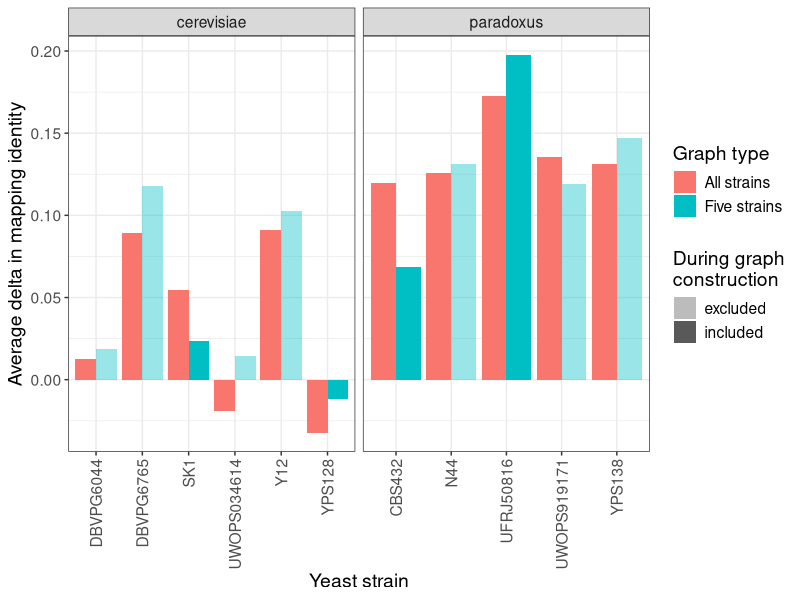
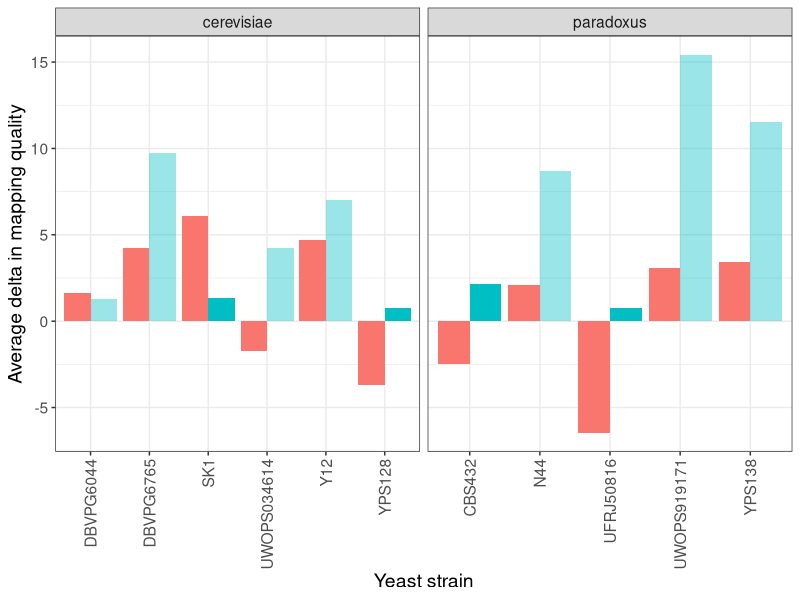
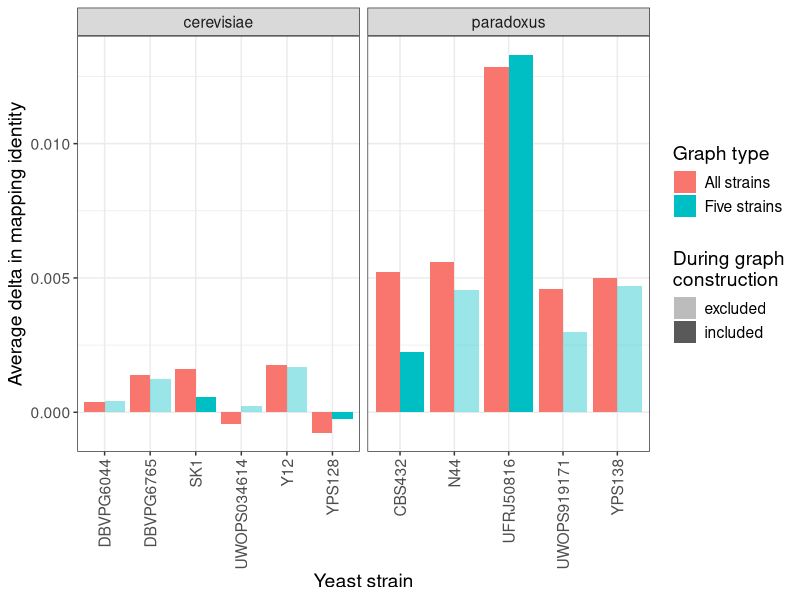
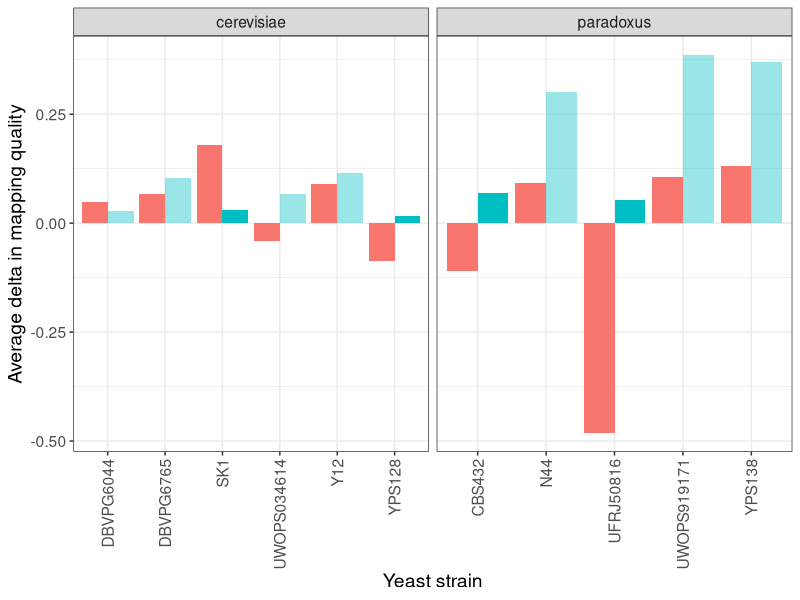

Write the R code that produced these figures, in order.
library(tidyverse)

########################
#SV genotyping SV reads#
########################

data_four <- read_tsv("data/yeast/four.strains.ids_and_mapqs.different.mean.tsv", col_names=c("strain", "cactus_id", "vcf_id", "linear_id", "cactus_mapq", "vcf_mapq", "linear_mapq"))
data_all <- read_tsv("data/yeast/all.strains.ids_and_mapqs.different.mean.tsv", col_names=c("strain", "cactus_id", "vcf_id", "linear_id", "cactus_mapq", "vcf_mapq", "linear_mapq"))

four <- data_four %>%
  mutate(clade=ifelse(strain %in% c("UWOPS919171","UFRJ50816","YPS138","N44","CBS432"), 'paradoxus', 'cerevisiae')) %>%
  mutate(ingraph=ifelse(strain %in% c("UFRJ50816", "YPS128", "CBS432", "SK1", "S288c"), 'included', 'excluded')) %>%
  mutate(graph = "Five strains")

all <- data_all %>%
  mutate(clade=ifelse(strain %in% c("UWOPS919171","UFRJ50816","YPS138","N44","CBS432"), 'paradoxus', 'cerevisiae')) %>%
  mutate(ingraph='included') %>%
  mutate(graph = "All strains")

total <- rbind(four, all) %>%
  mutate(diff_id = cactus_id - vcf_id) %>%
  mutate(diff_mapq = cactus_mapq - vcf_mapq)

# Mapping identity plot
pdf('pdf/yeast-genotyping-identity-SVregions.pdf', 6, 4)
total %>%
  ggplot(aes(x=strain, y=diff_id, fill=graph, alpha=ingraph)) +
  geom_col(position=position_dodge()) +
  scale_alpha_discrete(range=c(.4, 1)) +
  facet_grid(~clade, scales='free') +
  labs(fill="Graph type", alpha="During graph\nconstruction",
       x="Yeast strain",
       y="Average delta in mapping identity") +
  theme_bw() +
  theme(axis.text.x = element_text(angle = 90, vjust = 0.5, hjust = 1),
        text=element_text(size=14))
dev.off()

pdf('pdf/yeast-genotyping-quality-SVregions.pdf', 4, 4)
total %>%
  ggplot(aes(x=strain, y=diff_mapq, fill=graph, alpha=ingraph)) +
  geom_col(position=position_dodge()) +
  scale_alpha_discrete(range=c(.4, 1)) +
  facet_grid(~clade, scales='free') +
  labs(fill="Graph type", alpha="During graph\nconstruction",
       x="Yeast strain",
       y="Average delta in mapping quality") +
  theme_bw() +
  guides(fill=FALSE, alpha=FALSE) + 
  theme(axis.text.x = element_text(angle = 90, vjust = 0.5, hjust = 1),
        text=element_text(size=14))
dev.off()

mean(total[total$graph == "Five strains", ]$diff_id)
mean(total[total$graph == "All strains", ]$diff_id)

mean(total[total$graph == "Five strains" & total$clade == "cerevisiae", ]$diff_id)
mean(total[total$graph == "Five strains" & total$clade == "paradoxus", ]$diff_id)
mean(total[total$graph == "All strains" & total$clade == "cerevisiae", ]$diff_id)
mean(total[total$graph == "All strains" & total$clade == "paradoxus", ]$diff_id)

mean(total[total$graph == "Five strains", ]$diff_mapq)
mean(total[total$graph == "All strains", ]$diff_mapq)

#########################
#SV genotyping all reads#
#########################

data_four <- read_tsv("data/yeast/four.strains.ids_and_mapqs.mean.tsv", col_names=c("strain", "cactus_id", "vcf_id", "linear_id", "cactus_mapq", "vcf_mapq", "linear_mapq"))
data_all <- read_tsv("data/yeast/all.strains.ids_and_mapqs.mean.tsv", col_names=c("strain", "cactus_id", "vcf_id", "linear_id", "cactus_mapq", "vcf_mapq", "linear_mapq"))

four <- data_four %>%
  mutate(clade=ifelse(strain %in% c("UWOPS919171","UFRJ50816","YPS138","N44","CBS432"), 'paradoxus', 'cerevisiae')) %>%
  mutate(ingraph=ifelse(strain %in% c("UFRJ50816", "YPS128", "CBS432", "SK1", "S288c"), 'included', 'excluded')) %>%
  mutate(graph = "Five strains")

all <- data_all %>%
  mutate(clade=ifelse(strain %in% c("UWOPS919171","UFRJ50816","YPS138","N44","CBS432"), 'paradoxus', 'cerevisiae')) %>%
  mutate(ingraph='included') %>%
  mutate(graph = "All strains")

total <- rbind(four, all) %>%
  mutate(diff_id = cactus_id - vcf_id) %>%
  mutate(diff_mapq = cactus_mapq - vcf_mapq)

# Mapping identity plot
pdf('pdf/yeast-genotyping-identity-allregions.pdf', 6, 4)
total %>%
  ggplot(aes(x=strain, y=diff_id, fill=graph, alpha=ingraph)) +
  geom_col(position=position_dodge()) +
  scale_alpha_discrete(range=c(.4, 1)) +
  facet_grid(~clade, scales='free') +
  labs(fill="Graph type", alpha="During graph\nconstruction",
       x="Yeast strain",
       y="Average delta in mapping identity") +
  theme_bw() +
  theme(axis.text.x = element_text(angle = 90, vjust = 0.5, hjust = 1),
        text=element_text(size=14))
dev.off()

pdf('pdf/yeast-genotyping-quality-allregions.pdf', 4, 4)
total %>%
  ggplot(aes(x=strain, y=diff_mapq, fill=graph, alpha=ingraph)) +
  geom_col(position=position_dodge()) +
  scale_alpha_discrete(range=c(.4, 1)) +
  facet_grid(~clade, scales='free') +
  labs(fill="Graph type", alpha="During graph\nconstruction",
       x="Yeast strain",
       y="Average delta in mapping quality") +
  theme_bw() +
  guides(fill=FALSE, alpha=FALSE) + 
  theme(axis.text.x = element_text(angle = 90, vjust = 0.5, hjust = 1),
        text=element_text(size=14))
dev.off()
